Frame 1 (no input): blank canvas, image omitted
Frame 60 (no input): blank canvas, image omitted
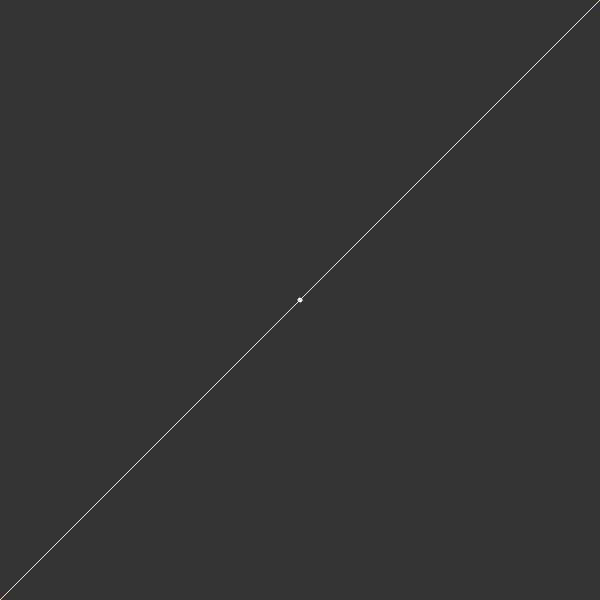
Frame 120 (the mouse pressed at the canvas centre since frame 60)

The p5.js sketch whose frames 1 and 60 were blank and that drew this single picture after the mouse press (run headless with seeded random() and noise() and a simulated clock; from frame 60 on, the mouse is pressed at the canvas centre):

// p5.js sketch
// ── sketch.js
var data = [];
var m = 1;
var b = 0;
var c = false;
var learningRate = 0.01;
function setup() {
	createCanvas(600,600);
	
}

function draw() {
    background(51);
 
    for(var i=0; i<data.length; i++){
        
        var x = map(data[i].x,0,1,0,width);
        var y = map(data[i].y,1,0,0,height);
        fill(255);
        stroke(255);
        ellipse(x,y,4,4);
    }
    if(c){
    linearRegression_grad();
    drawLine();
    }
}

function mousePressed() {
    c = true;
    var x = map(mouseX, 0, width, 0, 1);
    var y = map(mouseY, 0, height, 1, 0);
    var point = createVector(x,y);
    data.push(point);
}

function drawLine(){
    var x1=0;
    var y1 = m*x1 +b;
    var x2=1;
    var y2 = m*x2 +b;
    
    var x1 = map(x1,0,1,0,width);
    var y1 = map(y1,1,0,0,height);
    var x2 = map(x2,0,1,0,width);
    var y2 = map(y2,1,0,0,height);
    stroke(255,255,0);
    line(x1,y1,x2,y2);
}


function linearRegression_grad() {
    for(var i = 0;i<data.length ; i++){
        var x = data[i].x;
        var y = data[i].y;
        
        var guess = m*x +b;
        var error = y-guess;
        var correction = error * learningRate;
        
        m = m + (m*x)*correction;
        b = b + correction;
    }
    
}
